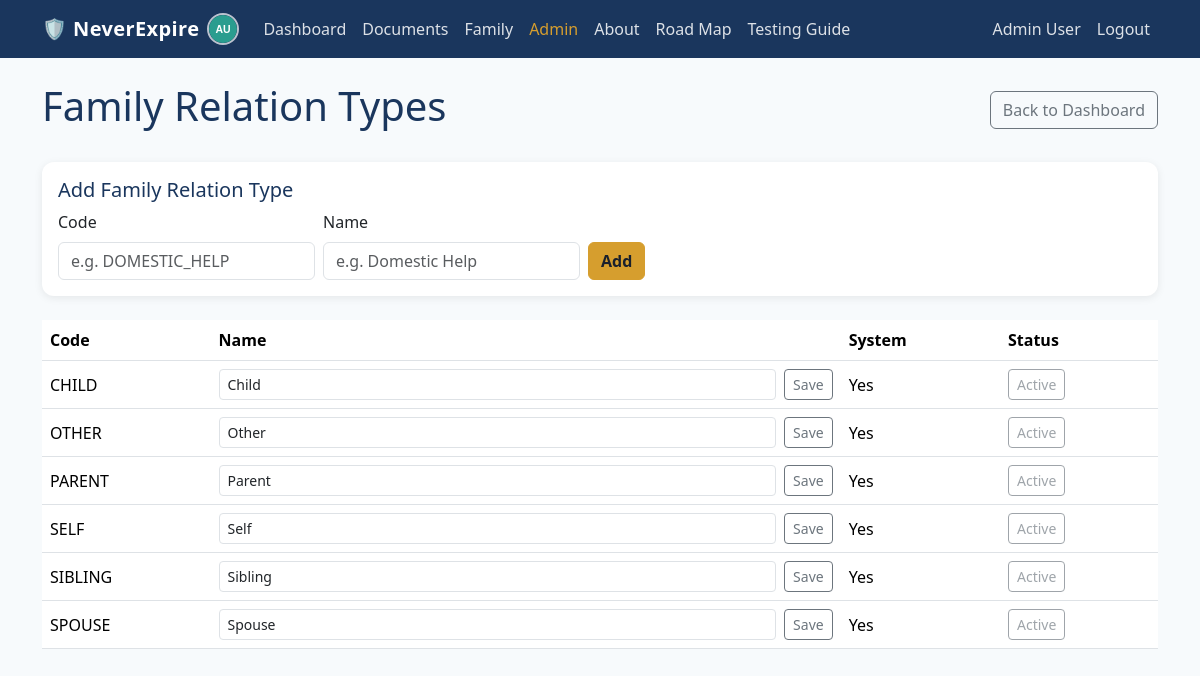
Page /admin/family-relation-types (signed in) on the committed database.
### neverexpire/db/models/person.py (models this page shows)
class Person(Base, TimestampMixin):
    __tablename__ = "persons"
    id: Mapped[int] = mapped_column(primary_key=True)
    user_id: Mapped[int] = mapped_column(ForeignKey("users.id"), nullable=False, index=True)
    full_name: Mapped[str] = mapped_column(String(255), nullable=False)
    date_of_birth: Mapped[date | None] = mapped_column(Date, nullable=True)
    is_primary: Mapped[bool] = mapped_column(Boolean, default=False, nullable=False)
    is_active: Mapped[bool] = mapped_column(Boolean, default=True, nullable=False)
    photo_path: Mapped[str | None] = mapped_column(String(1024), nullable=True)
    user: Mapped["User"] = relationship(back_populates="persons")
    documents: Mapped[list["Document"]] = relationship(back_populates="person")
    relationships_from: Mapped[list["PersonRelationship"]] = relationship(
        back_populates="person",
        foreign_keys="PersonRelationship.person_id",
    )
    relationships_to: Mapped[list["PersonRelationship"]] = relationship(
        back_populates="related_person",
        foreign_keys="PersonRelationship.related_person_id",
    )

class FamilyRelationType(Base, TimestampMixin):
    __tablename__ = "family_relation_types"
    id: Mapped[int] = mapped_column(primary_key=True)
    code: Mapped[str] = mapped_column(String(50), unique=True, nullable=False)
    name: Mapped[str] = mapped_column(String(100), nullable=False)
    is_active: Mapped[bool] = mapped_column(Boolean, default=True, nullable=False)
    is_system: Mapped[bool] = mapped_column(Boolean, default=False, nullable=False)
    person_relationships: Mapped[list["PersonRelationship"]] = relationship(
        back_populates="relation_type"
    )

### neverexpire/db/models/user.py (models this page shows)
class User(Base, TimestampMixin):
    __tablename__ = "users"
    __table_args__ = (
        CheckConstraint("role IN ('user', 'admin')", name="ck_users_role"),
    )
    id: Mapped[int] = mapped_column(primary_key=True)
    email: Mapped[str] = mapped_column(String(255), unique=True, nullable=False, index=True)
    hashed_password: Mapped[str] = mapped_column(String(255), nullable=False)
    full_name: Mapped[str] = mapped_column(String(255), nullable=False)
    role: Mapped[str] = mapped_column(String(20), nullable=False, default="user")
    is_active: Mapped[bool] = mapped_column(Boolean, default=True, nullable=False)
    photo_path: Mapped[str | None] = mapped_column(String(1024), nullable=True)
    persons: Mapped[list["Person"]] = relationship(back_populates="user")
    audit_logs: Mapped[list["AuditLog"]] = relationship(back_populates="user")

### neverexpire/web/routes/admin.py (the view, shortened to what this page needs)
@admin_bp.route("/family-relation-types", methods=["GET", "POST"])
@admin_required
def family_relation_types():
    types = list_family_relation_types(g.db)
    return render_template("admin/family_relation_types.html", relation_types=types)

### neverexpire/db/admin_data.py (called while the page is built)
def list_family_relation_types(session: Session) -> list[FamilyRelationType]:
    return session.query(FamilyRelationType).order_by(FamilyRelationType.name).all()

### neverexpire/web/__init__.py (called while the page is built)
def create_app() -> Flask:
    app = Flask(__name__)
    app.config["SECRET_KEY"] = config.SECRET_KEY
    app.config["MAX_CONTENT_LENGTH"] = 10 * 1024 * 1024
    config.UPLOAD_DIR.mkdir(parents=True, exist_ok=True)
    config.STAGING_DIR.mkdir(parents=True, exist_ok=True)
    @app.before_request
    def open_db_session():
        g.db = SessionLocal()
    @app.teardown_request
    def close_db_session(exception=None):
        db = g.pop("db", None)
        if db is not None:
            db.close()
    @app.context_processor
    def inject_current_user():
        user = current_user()
        person = None
        if user is not None:
            person = next((p for p in user.persons if p.is_primary), None)
        return {"current_user": user, "current_person": person}
    from .routes import register_blueprints
    register_blueprints(app)
    return app

### neverexpire/web/auth.py (called while the page is built)
def current_user() -> User | None:
    user_id = session.get("user_id")
    if user_id is None:
        return None
    return g.db.get(User, user_id)

def admin_required(view):
    @wraps(view)
    def wrapped_view(*args, **kwargs):
        user = current_user()
        if user is None:
            return redirect(url_for("auth.login"))
        if user.role != "admin":
            abort(403)
        return view(*args, **kwargs)
    return wrapped_view

### neverexpire/web/templates/admin/family_relation_types.html (shortened to what this page needs)
{% extends "base.html" %}
{% block content %}
<div class="d-flex justify-content-between align-items-center mb-4">
  <h1>Family Relation Types</h1>
  <a class="btn btn-outline-secondary" href="{{ url_for('admin.dashboard') }}">Back to Dashboard</a>
</div>
<div class="card mb-4"><div class="card-body">
  <h5 class="card-title">Add Family Relation Type</h5>
  <form method="post" class="row g-2 align-items-end">
    <div class="col-auto">
      <label class="form-label" for="code">Code</label>
      <input class="form-control" type="text" id="code" name="code" placeholder="e.g. DOMESTIC_HELP" required>
    </div>
    <div class="col-auto">
      <label class="form-label" for="name">Name</label>
      <input class="form-control" type="text" id="name" name="name" placeholder="e.g. Domestic Help" required>
    </div>
    <div class="col-auto">
      <button class="btn btn-primary" type="submit">Add</button>
    </div>
  </form>
</div></div>
<table class="table align-middle">
  <thead>
    <tr><th>Code</th><th>Name</th><th>System</th><th>Status</th></tr>
  </thead>
  <tbody>
    {% for rt in relation_types %}
    <tr>
      <td>{{ rt.code }}</td>
      <td>
        <form method="post" action="{{ url_for('admin.update_family_relation_type', type_id=rt.id) }}" class="d-flex gap-2">
          <input class="form-control form-control-sm" type="text" name="name" value="{{ rt.name }}">
          <button class="btn btn-sm btn-outline-secondary" type="submit">Save</button>
        </form>
      </td>
      <td>{{ 'Yes' if rt.is_system else 'No' }}</td>
      <td>
        <form method="post" action="{{ url_for('admin.toggle_family_relation_type', type_id=rt.id) }}">
          {% if rt.is_system and rt.is_active %}
          <button class="btn btn-sm btn-outline-secondary" type="submit" disabled title="System relation types cannot be deactivated">Active</button>
          {% else %}
          <button class="btn btn-sm {{ 'btn-success' if rt.is_active else 'btn-outline-secondary' }}" type="submit">
            {{ 'Active' if rt.is_active else 'Inactive' }}
          </button>
          {% endif %}
        </form>
      </td>
    </tr>
    {% endfor %}
  </tbody>
</table>
{% endblock %}

### neverexpire/web/templates/base.html (shortened to what this page needs)
<!DOCTYPE html>
<html lang="en">
<head>
  <link href="https://cdn.jsdelivr.net/npm/bootstrap@5.3.3/dist/css/bootstrap.min.css" rel="stylesheet">
  <link href="{{ url_for('static', filename='style.css') }}" rel="stylesheet">
</head>
<body>
<nav class="navbar navbar-expand-lg navbar-dark bg-dark">
  <div class="container">
    <a class="navbar-brand d-flex align-items-center gap-2" href="{{ url_for('dashboard.index') }}">
      <span>🛡️ NeverExpire</span>
      {% if current_person and current_person.photo_path %}
      <img class="avatar-circle" src="{{ url_for('static', filename=current_person.photo_path) }}" alt="{{ current_person.full_name }}">
      {% endif %}
    </a>
    <div class="collapse navbar-collapse">
      <ul class="navbar-nav me-auto">
        {% if current_user %}
        <li class="nav-item"><a class="nav-link {{ 'active' if request.endpoint == 'dashboard.index' }}" href="{{ url_for('dashboard.index') }}">Dashboard</a></li>
        <li class="nav-item"><a class="nav-link {{ 'active' if request.endpoint and request.endpoint.startswith('documents.') }}" href="{{ url_for('documents.list_documents') }}">Documents</a></li>
        <li class="nav-item"><a class="nav-link {{ 'active' if request.endpoint and request.endpoint.startswith('family.') }}" href="{{ url_for('family.list_family') }}">Family</a></li>
        {% if current_user.role == 'admin' %}
        <li class="nav-item"><a class="nav-link {{ 'active' if request.endpoint and request.endpoint.startswith('admin.') }}" href="{{ url_for('admin.dashboard') }}">Admin</a></li>
        {% endif %}
        {% endif %}
        <li class="nav-item"><a class="nav-link {{ 'active' if request.endpoint == 'pages.about' }}" href="{{ url_for('pages.about') }}">About</a></li>
        <li class="nav-item"><a class="nav-link {{ 'active' if request.endpoint == 'pages.roadmap' }}" href="{{ url_for('pages.roadmap') }}">Road Map</a></li>
        <li class="nav-item"><a class="nav-link {{ 'active' if request.endpoint == 'pages.testing' }}" href="{{ url_for('pages.testing') }}">Testing Guide</a></li>
      </ul>
      <ul class="navbar-nav">
        {% if current_user %}
        <li class="nav-item"><span class="nav-link disabled">{{ current_user.full_name }}</span></li>
        <li class="nav-item"><a class="nav-link" href="{{ url_for('auth.logout') }}">Logout</a></li>
        {% else %}
        <li class="nav-item"><a class="nav-link" href="{{ url_for('auth.login') }}">Log in</a></li>
        {% endif %}
      </ul>
    </div>
  </div>
</nav>
<main class="container py-4">
  {% block content %}{% endblock %}
</main>
</body>
</html>

### neverexpire/web/static/style.css (style rules this page uses)
:root { --navy: #1A365D; --navy-dark: #142a4a; --gold: #D69E2E; --gold-dark: #b9841f; --danger: #E53E3E; --warning: #ED8936; --success: #38A169; --bg: #F7FAFC; --card-bg: #FFFFFF; --text-primary: #1A202C; --text-secondary: #718096; }
body { background-color: var(--bg); color: var(--text-primary); }
.navbar.bg-dark { background-color: var(--navy) !important; }
.navbar-brand { font-weight: 700; letter-spacing: 0.02em; color: #ffffff !important; }
.navbar-dark .navbar-nav .nav-link { color: rgba(255, 255, 255, 0.85) !important; }
.navbar-dark .navbar-nav .nav-link:hover, .navbar-dark .navbar-nav .nav-link:focus, .navbar-dark .navbar-nav .nav-link.active { color: var(--gold) !important; }
main h1, main h2, main h3 { color: var(--navy); }
a { color: var(--navy); }
.btn-primary { background-color: var(--gold); border-color: var(--gold); color: var(--text-primary); font-weight: 600; }
.card { border: none; border-radius: 12px; box-shadow: 0 2px 8px rgba(0, 0, 0, 0.08); }
.card .card-title { color: var(--navy); }
.table thead { background-color: #EDF2F7; }
.avatar-circle { width: 32px; height: 32px; border-radius: 50%; object-fit: cover; border: 2px solid rgba(255, 255, 255, 0.7); }

### rows in the picture
Person: photo_path (picture)
User: full_name "Admin User"
FamilyRelationType: code "CHILD", name "Child", is_system "Yes", is_active "Active"
FamilyRelationType: code "OTHER", name "Other", is_system "Yes", is_active "Active"
FamilyRelationType: code "PARENT", name "Parent", is_system "Yes", is_active "Active"
FamilyRelationType: code "SELF", name "Self", is_system "Yes", is_active "Active"
FamilyRelationType: code "SIBLING", name "Sibling", is_system "Yes", is_active "Active"
FamilyRelationType: code "SPOUSE", name "Spouse", is_system "Yes", is_active "Active"
